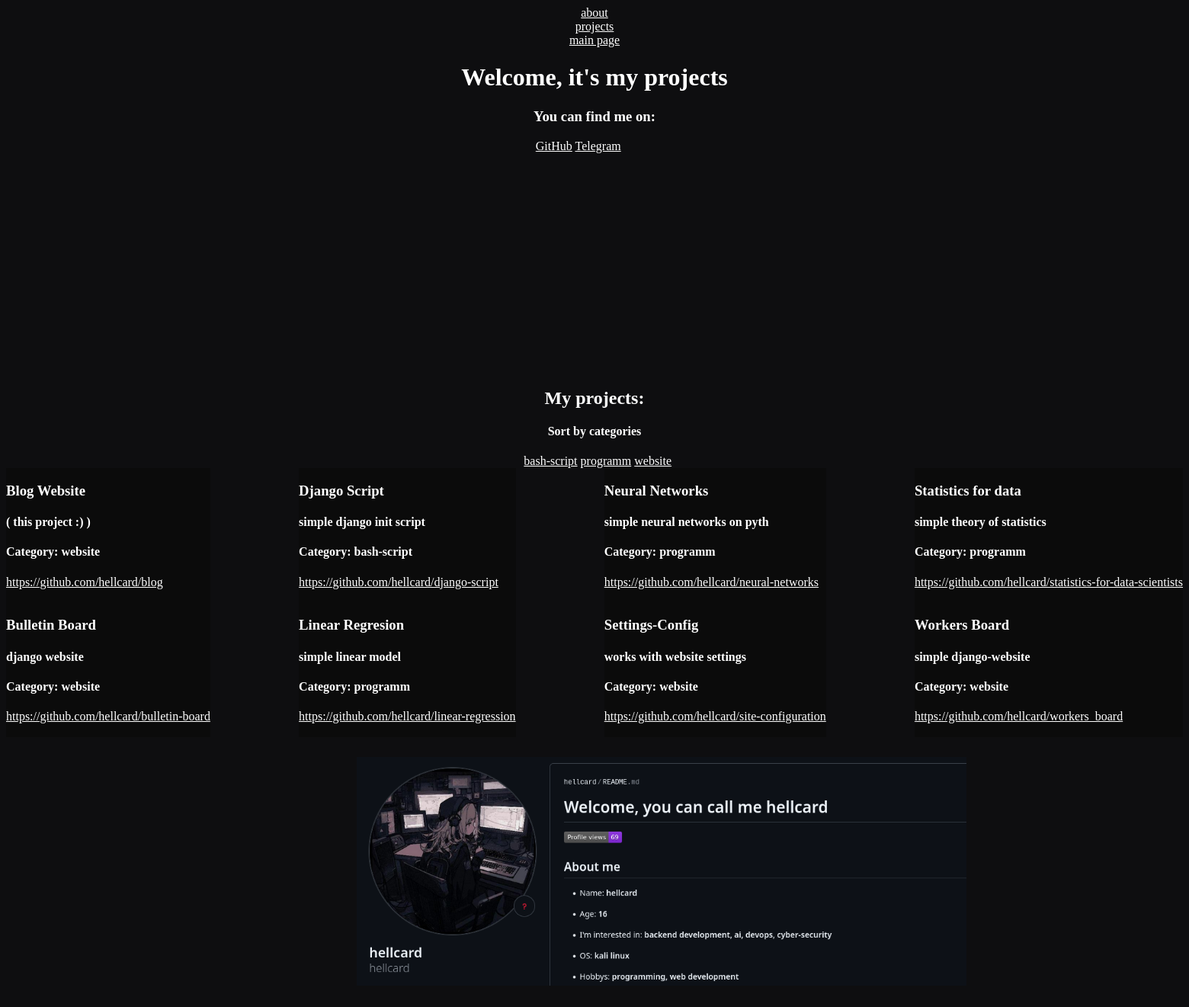
The page /blog/projects/ on the database its author committed.
### blog/models.py (models this page shows)
class Category(models.Model):
    name = models.CharField(max_length = 20, verbose_name = 'name', db_index = True)
    def __str__(self) -> str:
        return self.name
    class Meta:
        verbose_name_plural = 'categories'
        verbose_name = 'category'
        ordering = ['name']

class Projects(models.Model):
    title = models.CharField(max_length = 20, verbose_name = 'name of project', db_index = True)
    description = models.CharField(max_length = 30, verbose_name='description')
    url = models.URLField(verbose_name = 'url of project')
    category = models.ForeignKey(Category, null = True, on_delete = models.PROTECT, verbose_name = 'category')
    class Meta:
        verbose_name_plural = 'projects'
        verbose_name = 'project'
        ordering = ['title']

### blog/views.py (the view)
# urls.py: path('projects/', views.projects, name = 'projects'),
def projects(request):
    projs_1 = Projects.objects.all()[:2]
    projs_2 = Projects.objects.all()[2:4]
    projs_3 = Projects.objects.all()[4:6]
    projs_4 = Projects.objects.all()[6:]
    categories = Category.objects.all()
    return render(request, 'blog/projects.html', {'projs_1' : projs_1, 'projs_2' : projs_2, 'projs_3' : projs_3, 'projs_4' : projs_4, 'categories' : categories})

### blog/templates/blog/projects.html (shortened to what this page needs)
{% extends "layout/basic.html" %}
{% load static %}
{% block style %}<link rel="stylesheet" type="text/css" href="{% static 'blog/projects/projects-style.css' %}">{% endblock %}
{% block content %}
<h1 align="center">Welcome, it's my projects</h1>
<h3 align="center">You can find me on:</h3>
<div class="social-urls">
<a href="https://github.com/hellcard">GitHub</a>
<a href="https://t.me/hellcard_developer">Telegram</a>
</div>
<div class="github"></div>
<br> <br> <br> <br> <br> <br> <br> <br> <br> <br> <br> <br> <br> <br> <br> <br>
<h2 align="center">My projects:</h2>
<h4 align="center">Sort by categories</h4>
<div class="cats">
{% for c in categories %}
<a href="{% url 'projects_ids' c.pk %}">{{ c.name }}</a>
{% endfor %}
</div>
<div class="container">
{% block ids %}
<div>
{% for p in projs_1 %}
    <h3>{{p.title}}</h3>
    <h4>{{p.description}}</h4>
    <h4>Category: {{p.category}}</h4>
    <a href="{{p.url}}">{{ p.url }}</a>
    <br>
    <br>
{% endfor %}
</div>
<div>
{% for p in projs_2 %}
    <h3>{{p.title}}</h3>
    <h4>{{p.description}}</h4>
    <h4>Category: {{p.category}}</h4>
    <a href="{{p.url}}">{{ p.url }}</a>
    <br>
    <br>
{% endfor%}
</div>
<div>
{% for p in projs_3 %}
    <h3>{{p.title}}</h3>
    <h4>{{p.description}}</h4>
    <h4>Category: {{p.category}}</h4>
    <a href="{{p.url}}">{{ p.url }}</a>
    <br>
    <br>
{%endfor %}
</div>
<div>
{% for p in projs_4 %}
    <h3>{{p.title}}</h3>
    <h4>{{p.description}}</h4>
    <h4>Category: {{p.category}}</h4>
    <a href="{{p.url}}">{{ p.url }}</a>
    <br>
    <br>
{% endfor %}
</div>
</div>
{% endblock %}
{% endblock %}

### blog/static/blog/projects/projects-style.css (style rules this page uses)
h1, h2, h3, h4, ul { color: white; position: relative; }
.social-urls a { color: white; position: relative; left: 45%; }
.github { background-image: url("projects_pictures/hellcard-github.png"); height: 300px; width: 800px; background-size: cover; position: absolute; top: 25%; left: 30%; }
.container { display: flex; justify-content: space-between; }
.container div h4, .container div h3, .container div a { color: white; }
.container div { background-color: #0b0b0b; }
.cats a { color: white; }
.cats { left: 44%; position: relative; }

### rows shown on the page
Category: name "bash-script"
Category: name "programm"
Category: name "website"
Projects: title "Blog Website", description "( this project :) )", category "website", url "https://github.com/hellcard/blog"
Projects: title "Bulletin Board", description "django website", category "website", url "https://github.com/hellcard/bulletin-board"
Projects: title "Django Script", description "simple django init script", category "bash-script", url "https://github.com/hellcard/django-script"
Projects: title "Linear Regresion", description "simple linear model", category "programm", url "https://github.com/hellcard/linear-regression"
Projects: title "Neural Networks", description "simple neural networks on pyth", category "programm", url "https://github.com/hellcard/neural-networks"
Projects: title "Settings-Config", description "works with website settings", category "website", url "https://github.com/hellcard/site-configuration"
Projects: title "Statistics for data", description "simple theory of statistics", category "programm", url "https://github.com/hellcard/statistics-for-data-scientists"
Projects: title "Workers Board", description "simple django-website", category "website", url "https://github.com/hellcard/workers_board"
